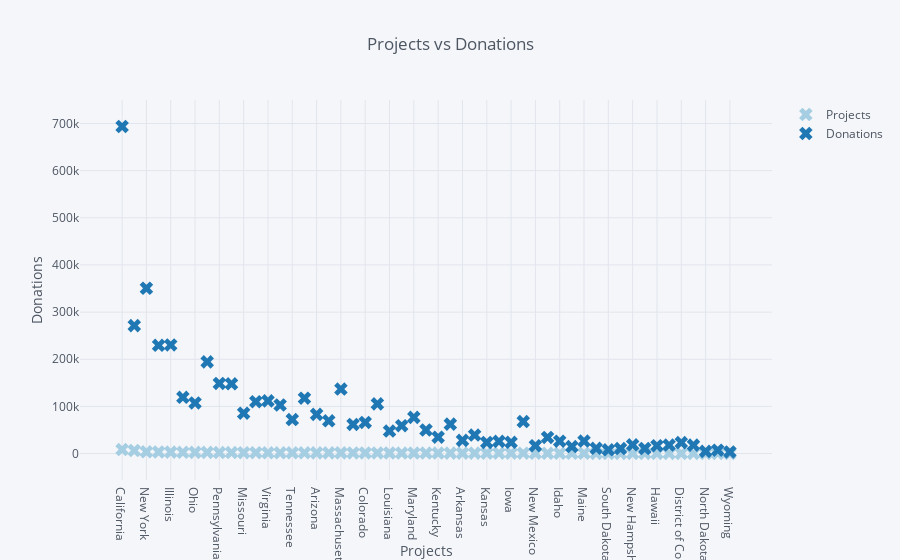

Source (notebook cell):
### Code cell
df.iplot(kind = 'scatter', xTitle='Projects',
         yTitle ='Donations', title='Projects vs Donations',
         symbol ='x', colorscale='paired', mode='markers')

### Figure 1 — Plotly figure (JSON) as saved in the notebook; plotly's stock layout.template omitted (floating-point values rounded to 4 significant figures)
{"data": [{"line": {"color": "rgba(166, 206, 227, 1.0)", "dash": "solid", "shape": "linear", "width": 1.3}, "marker": {"size": 12, "symbol": "x"}, "mode": "markers", "name": "Projects", "text": "", "type": "scatter", "uid": "ab561b7c-8c91-4331-b6e0-d05409734e3a", "x": ["California", "Texas", "New York", "Florida", "Illinois", "Michigan", "Ohio", "North Carolina", "Pennsylvania", "Georgia", "Missouri", "New Jersey", "Virginia", "Washington", "Tennessee", "Indiana", "Arizona", "Wisconsin", "Massachusetts", "Oklahoma", "Colorado", "South Carolina", "Louisiana", "Minnesota", "Maryland", "Alabama", "Kentucky", "Oregon", "Arkansas", "Utah", "Kansas", "Mississippi", "Iowa", "Connecticut", "New Mexico", "Nevada", "Idaho", "West Virginia", "Maine", "Nebraska", "South Dakota", "Montana", "New Hampshire", "Alaska", "Hawaii", "Rhode Island", "District of Columbia", "Delaware", "North Dakota", "Vermont", "Wyoming"], "y": [8457, 6485, 3819, 3302, 3126, 2653, 2546, 2543, 2163, 2125, 1779, 1775, 1656, 1581, 1555, 1555, 1529, 1479, 1447, 1340, 1321, 1260, 1215, 1169, 1145, 1141, 1024, 978, 923, 883, 851, 840, 833, 816, 546, 538, 513, 513, 483, 409, 317, 312, 299, 273, 266, 246, 227, 208, 200, 181, 148]}, {"line": {"color": "rgba(31, 120, 180, 1.0)", "dash": "solid", "shape": "linear", "width": 1.3}, "marker": {"size": 12, "symbol": "x"}, "mode": "markers", "name": "Donations", "text": "", "type": "scatter", "uid": "0023d25a-ea63-4501-a8a3-2f1ce4f181a8", "x": ["California", "Texas", "New York", "Florida", "Illinois", "Michigan", "Ohio", "North Carolina", "Pennsylvania", "Georgia", "Missouri", "New Jersey", "Virginia", "Washington", "Tennessee", "Indiana", "Arizona", "Wisconsin", "Massachusetts", "Oklahoma", "Colorado", "South Carolina", "Louisiana", "Minnesota", "Maryland", "Alabama", "Kentucky", "Oregon", "Arkansas", "Utah", "Kansas", "Mississippi", "Iowa", "Connecticut", "New Mexico", "Nevada", "Idaho", "West Virginia", "Maine", "Nebraska", "South Dakota", "Montana", "New Hampshire", "Alaska", "Hawaii", "Rhode Island", "District of Columbia", "Delaware", "North Dakota", "Vermont", "Wyoming"], "y": [693577, 271348, 350553, 229542, 230350, 119337, 107401, 194465, 148752, 147897, 85597, 109926, 111740, 103021, 72123, 117470, 83092, 69479, 136845, 61697, 65940, 105421, 47699, 59078, 76769, 50002, 34700, 62418, 28021, 39336, 23598, 25863, 23894, 67892, 16734, 34220, 26245, 14929, 26550, 11131, 7982, 10614, 18555, 10729, 16707, 18129, 23217, 17872, 4666, 7157, 3476]}], "layout": {"legend": {"bgcolor": "#F5F6F9", "font": {"color": "#4D5663"}}, "paper_bgcolor": "#F5F6F9", "plot_bgcolor": "#F5F6F9", "title": {"font": {"color": "#4D5663"}, "text": "Projects vs Donations"}, "xaxis": {"gridcolor": "#E1E5ED", "showgrid": true, "tickfont": {"color": "#4D5663"}, "title": {"font": {"color": "#4D5663"}, "text": "Projects"}, "zerolinecolor": "#E1E5ED"}, "yaxis": {"gridcolor": "#E1E5ED", "showgrid": true, "tickfont": {"color": "#4D5663"}, "title": {"font": {"color": "#4D5663"}, "text": "Donations"}, "zerolinecolor": "#E1E5ED"}}}
